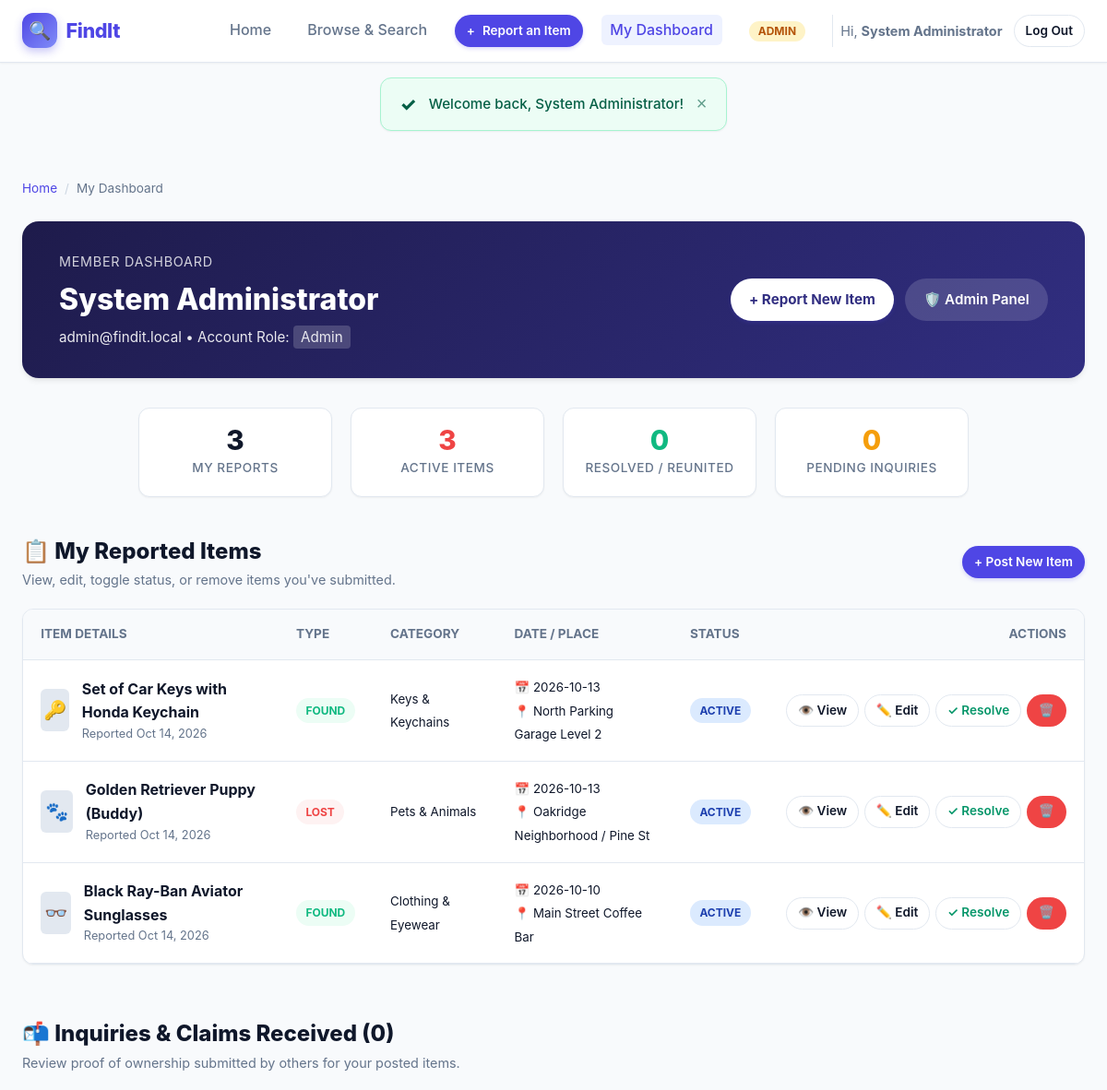
The page /dashboard.php (signed in, upper part) on the database as committed earlier.
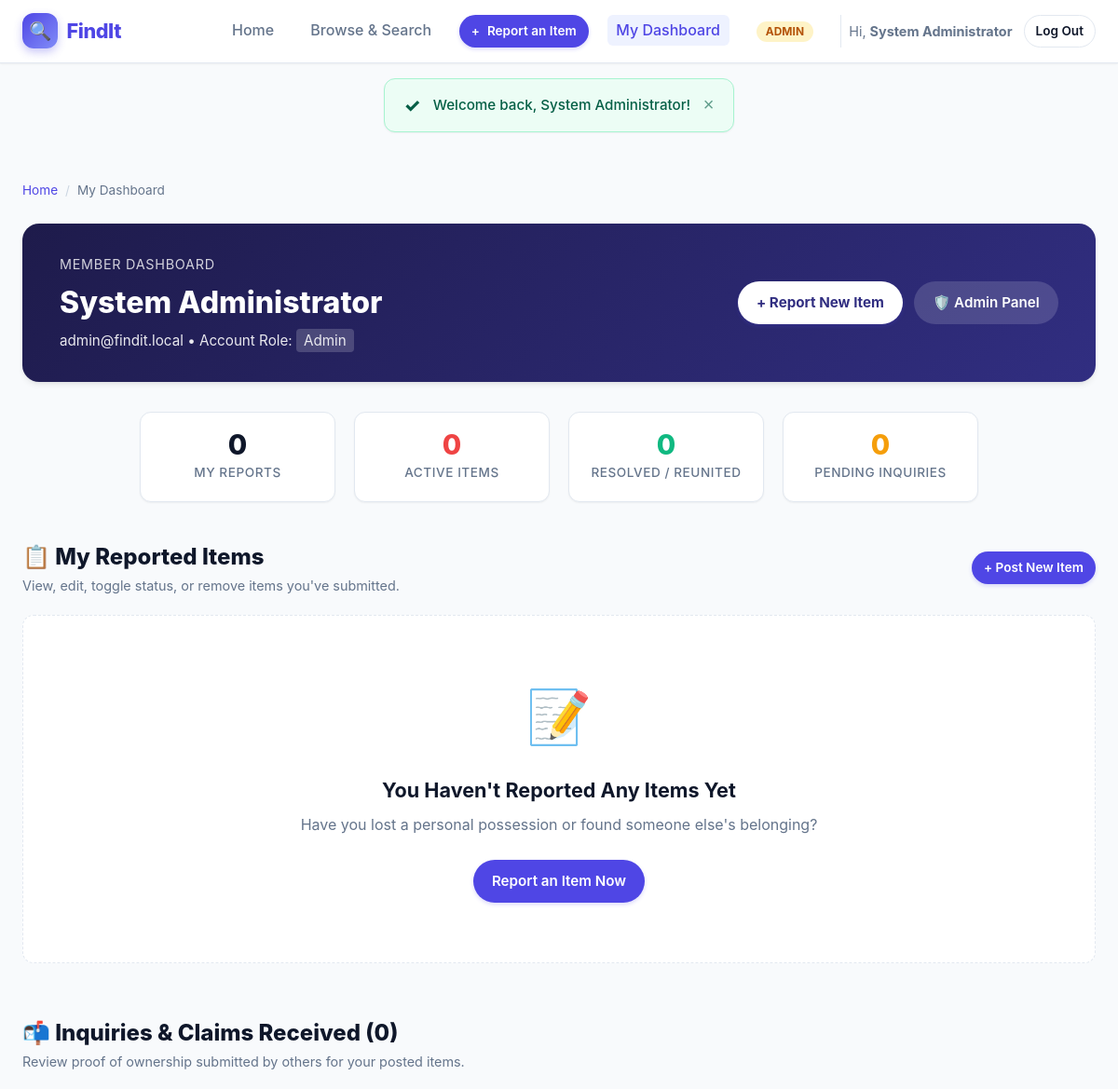
The same page on the database as committed later.
### tables this page shows
CREATE TABLE items (
            id INTEGER PRIMARY KEY AUTOINCREMENT,
            user_id INTEGER,
            type TEXT NOT NULL,               -- 'lost' or 'found'
            title TEXT NOT NULL,
            category TEXT NOT NULL,
            description TEXT NOT NULL,
            location TEXT NOT NULL,
            item_date TEXT NOT NULL,
            image_path TEXT,
            contact_name TEXT NOT NULL,
            contact_email TEXT NOT NULL,
            contact_phone TEXT,
            status TEXT DEFAULT 'active',     -- 'active', 'claimed', 'returned'
            security_secret TEXT NOT NULL,
            created_at DATETIME DEFAULT CURRENT_TIMESTAMP,
            updated_at DATETIME DEFAULT CURRENT_TIMESTAMP,
            FOREIGN KEY (user_id) REFERENCES users(id) ON DELETE SET NULL
        );

### includes/auth.php (called while the page is built, shortened)
<?php
require_once __DIR__ . '/functions.php';
function is_logged_in() {
    return isset($_SESSION['user_id']) && !empty($_SESSION['user_id']);
}
function current_user() {
    return [
        'id'    => $_SESSION['user_id'],
        'name'  => $_SESSION['user_name'] ?? 'User',
        'email' => $_SESSION['user_email'] ?? '',
        'role'  => $_SESSION['user_role'] ?? 'user'
    ];
}

### includes/functions.php (called while the page is built, shortened)
<?php
function generate_csrf_token() {
    return $_SESSION['csrf_token'];
}
function get_categories() {
    return [
        'electronics' => ['label' => 'Electronics & Gadgets', 'icon' => '📱'],
        'wallets'     => ['label' => 'Wallets & Purses',     'icon' => '👛'],
        'keys'        => ['label' => 'Keys & Keychains',     'icon' => '🔑'],
        'documents'   => ['label' => 'Cards & Documents',    'icon' => '🪪'],
        'clothing'    => ['label' => 'Clothing & Eyewear',   'icon' => '👓'],
        'pets'        => ['label' => 'Pets & Animals',       'icon' => '🐾'],
        'books'       => ['label' => 'Books & Notebooks',    'icon' => '📚'],
        'jewelry'     => ['label' => 'Jewelry & Watches',    'icon' => '⌚'],
        'other'       => ['label' => 'Other Belongings',     'icon' => '📦']
    ];
}
function get_category_label($key) {
    $cats = get_categories();
    return $cats[$key]['label'] ?? ucfirst($key);
}
function get_category_icon($key) {
    $cats = get_categories();
    return $cats[$key]['icon'] ?? '📦';
}
function time_ago($datetime) {
    $time = strtotime($datetime);
    $diff = time() - $time;
    return date('M d, Y', $time);
}

### dashboard.php (the view, shortened to what the changed rows need)
<?php
require_once __DIR__ . '/includes/header.php';
$pdo = getDbConnection();
$user = current_user();
$userId = $user['id'];
$itemsStmt = $pdo->prepare("SELECT * FROM items WHERE user_id = :user_id ORDER BY created_at DESC");
$itemsStmt->execute([':user_id' => $userId]);
$myItems = $itemsStmt->fetchAll();
$claimsStmt = $pdo->prepare("
    SELECT c.*, i.title as item_title, i.type as item_type, i.id as item_id
    FROM claims c
    JOIN items i ON c.item_id = i.id
    WHERE i.user_id = :user_id
    ORDER BY c.created_at DESC
");
$claimsStmt->execute([':user_id' => $userId]);
$incomingClaims = $claimsStmt->fetchAll();
$totalPosted = count($myItems);
$activeItems = 0;
$resolvedItems = 0;
foreach ($myItems as $item) {
    if ($item['status'] === 'active') $activeItems++;
    else $resolvedItems++;
}
?>
<main class="main-wrapper">
    <div style="background: linear-gradient(135deg, #1e1b4b 0%, #312e81 100%); color: #ffffff; padding: 2rem 2.5rem; border-radius: var(--radius-lg); margin-bottom: 2rem; box-shadow: var(--shadow-md); display: flex; justify-content: space-between; align-items: center; flex-wrap: wrap; gap: 1.5rem;">
        <div>
            <div style="font-size: 0.9rem; text-transform: uppercase; letter-spacing: 0.05em; opacity: 0.8; margin-bottom: 0.25rem;">Member Dashboard</div>
            <h1 style="font-size: 2rem; font-weight: 800;"><?= htmlspecialchars($user['name']) ?></h1>
            <p style="opacity: 0.9; font-size: 0.95rem; margin-top: 0.25rem;"><?= htmlspecialchars($user['email']) ?> • Account Role: <span style="text-transform: capitalize; background: rgba(255,255,255,0.2); padding: 0.2rem 0.5rem; border-radius: 4px;"><?= htmlspecialchars($user['role']) ?></span></p>
        </div>
    </div>
    <div class="stats-container" style="margin-top: 0; margin-bottom: 2.5rem;">
        <div class="stat-card">
            <span class="stat-number"><?= $totalPosted ?></span>
            <span class="stat-label">My Reports</span>
        </div>
        <div class="stat-card">
            <span class="stat-number" style="color: var(--lost-color);"><?= $activeItems ?></span>
            <span class="stat-label">Active Items</span>
        </div>
    </div>
    <div style="margin-bottom: 3.5rem;">
        <div style="display: flex; justify-content: space-between; align-items: center; margin-bottom: 1.25rem;">
            <div>
                <h2 style="font-size: 1.5rem; font-weight: 800;">📋 My Reported Items</h2>
            </div>
        </div>
        <?php if (empty($myItems)): ?>
            <div class="empty-state">
                <div class="empty-state-icon">📝</div>
                <h3>You Haven't Reported Any Items Yet</h3>
                <p>Have you lost a personal possession or found someone else's belonging?</p>
                <a href="report.php" class="btn btn-primary">Report an Item Now</a>
            </div>
        <?php else: ?>
            <div class="table-container">
                <table class="data-table">
                    <thead>
                        <tr>
                            <th>Item Details</th>
                            <th>Type</th>
                            <th>Category</th>
                            <th>Date / Place</th>
                            <th>Status</th>
                            <th style="text-align: right;">Actions</th>
                        </tr>
                    </thead>
                    <tbody>
                        <?php foreach ($myItems as $item): ?>
                            <tr>
                                <td>
                                    <div style="display: flex; align-items: center; gap: 0.85rem;">
                                        <?php if (!empty($item['image_path']) && file_exists(UPLOAD_DIR . $item['image_path'])): ?>
                                            <img src="<?= UPLOAD_WEB_PATH . htmlspecialchars($item['image_path']) ?>" alt="" style="width: 46px; height: 46px; object-fit: cover; border-radius: var(--radius-sm);">
                                        <?php else: ?>
                                            <div style="width: 46px; height: 46px; background: #e2e8f0; border-radius: var(--radius-sm); display: flex; align-items: center; justify-content: center; font-size: 1.25rem;">
                                                <?= get_category_icon($item['category']) ?>
                                            </div>
                                        <?php endif; ?>
                                        <div>
                                            <a href="item.php?id=<?= $item['id'] ?>" style="font-weight: 700; color: var(--text-main);">
                                                <?= htmlspecialchars($item['title']) ?>
                                            </a>
                                            <div style="font-size: 0.8rem; color: var(--text-muted);">
                                                Reported <?= time_ago($item['created_at']) ?>
                                            </div>
                                        </div>
                                    </div>
                                </td>
                                <td>
                                    <span class="status-pill" style="<?= ($item['type'] === 'lost') ? 'background: var(--lost-light); color: var(--lost-color);' : 'background: var(--found-light); color: var(--found-color);' ?>">
                                        <?= ucfirst($item['type']) ?>
                                    </span>
                                </td>
                                <td>
                                    <small><?= htmlspecialchars(get_category_label($item['category'])) ?></small>
                                </td>
                                <td>
                                    <small>📅 <?= htmlspecialchars($item['item_date']) ?><br>📍 <?= htmlspecialchars($item['location']) ?></small>
                                </td>
                                <td>
                                    <span class="status-pill status-<?= ($item['status'] === 'active') ? 'active' : 'returned' ?>">
                                        <?= ucfirst($item['status']) ?>
                                    </span>
                                </td>
                                <td style="text-align: right; white-space: nowrap;">
                                    <div style="display: inline-flex; gap: 0.35rem;">
                                        <a href="item.php?id=<?= $item['id'] ?>" class="btn btn-secondary btn-sm" title="View details">
                                            👁️ View
                                        </a>
                                        <a href="edit_item.php?id=<?= $item['id'] ?>" class="btn btn-secondary btn-sm" title="Edit details">
                                            ✏️ Edit
                                        </a>
                                        <?php if ($item['status'] === 'active'): ?>
                                            <a href="update_status.php?id=<?= $item['id'] ?>&status=claimed&csrf=<?= generate_csrf_token() ?>" class="btn btn-secondary btn-sm" style="color: #059669;" title="Mark as resolved">
                                                ✓ Resolve
                                            </a>
                                        <?php else: ?>
                                            <a href="update_status.php?id=<?= $item['id'] ?>&status=active&csrf=<?= generate_csrf_token() ?>" class="btn btn-secondary btn-sm" title="Reactivate item">
                                                🔄 Reactivate
                                            </a>
                                        <?php endif; ?>
                                        <a href="delete_item.php?id=<?= $item['id'] ?>&csrf=<?= generate_csrf_token() ?>" class="btn btn-danger btn-sm confirm-delete" data-title="<?= htmlspecialchars($item['title']) ?>" title="Delete record">
                                            🗑️
                                        </a>
                                    </div>
                                </td>
                            </tr>
                        <?php endforeach; ?>
                    </tbody>
                </table>
            </div>
        <?php endif; ?>
    </div>
    <div>
        <div style="display: flex; justify-content: space-between; align-items: center; margin-bottom: 1.25rem;">
            <div>
                <h2 style="font-size: 1.5rem; font-weight: 800;">📬 Inquiries &amp; Claims Received (<?= count($incomingClaims) ?>)</h2>
            </div>
        </div>
    </div>
</main>
<?php require_once __DIR__ . '/includes/footer.php'; ?>

Rows that differ between the two databases and show on the page:
removed items: contact_email "admin@findit.local", category "🔑", title "Set of Car Keys with Honda Keychain", created_at "Oct 14, 2026", type "FOUND", category "Keys & Keychains", item_date "2026-10-13", location "North Parking Garage Level 2", status "ACTIVE"
removed items: category "🐾", title "Golden Retriever Puppy (Buddy)", created_at "Oct 14, 2026", type "LOST", category "Pets & Animals", item_date "2026-10-13", location "Oakridge Neighborhood / Pine St", status "ACTIVE"
removed items: category "👓", title "Black Ray-Ban Aviator Sunglasses", created_at "Oct 14, 2026", type "FOUND", category "Clothing & Eyewear", item_date "2026-10-10", location "Main Street Coffee Bar", status "ACTIVE"
Other text that changed with them:
$user['email']: (not shown) → "admin@findit.local"
$totalPosted: "3" → "0"
$activeItems: "3" → "0"
text no longer shown: "ITEM DETAILS TYPE CATEGORY DATE / PLACE STATUS ACTIONS"
text now shown: "📝 You Haven't Reported Any Items Yet Have you lost a personal possession or found someone else's belonging? Report an Item Now"
